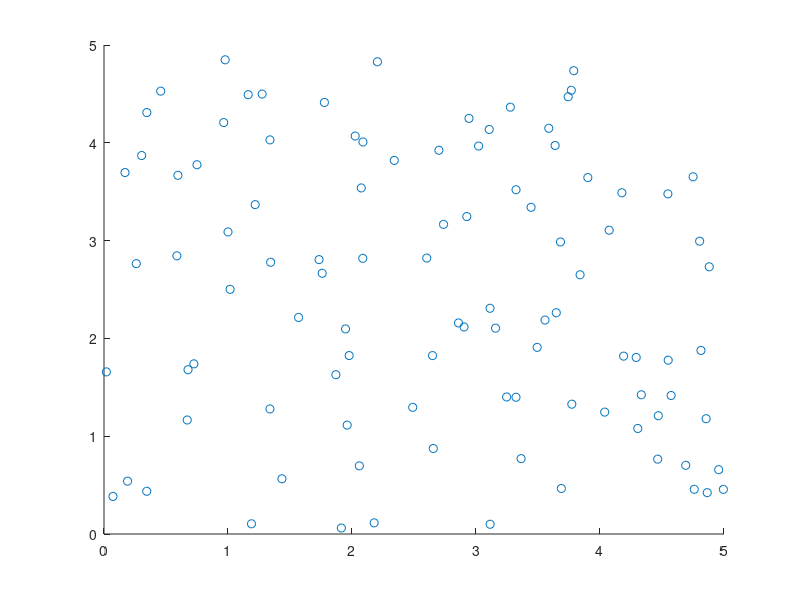

Here is the MATLAB script that generated this plot: (Note: this script raises an error after producing the figure.)
x=rand(1,100)*5;
y=rand(1,100)*5;
X = [x;y];
scatter(x,y)
[A,b,c,Aeq,beq]= lin(X,4);
lb = zeros(1,10100);
ub = ones(1,10100);
rtn = linprog(c,A,b,Aeq,beq,lb,ub);
rtn
zpq = rtn(1:10000,:);
zz = reshape(zpq,[100,100]);      
zz = zz';
yp = rtn(10001:10100,:);
yp
ctr = find(yp);
ctr
% two centers
X = X';
c1 = X(ctr(1),:);
c2 = X(ctr(2),:);
c3 = X(ctr(3),:);
c4 = X(ctr(4),:);
% c5 = X(ctr(5),:);
cc = [c1;c2;c3;c4];
plot(cc(:,1),cc(:,2),'*'); 
hold on
%Highlight the two centers 
gp1 = zz(ctr(1),:);
g1 = find(gp1);
gg1 = X(g1,:);
plot(gg1(:,1),gg1(:,2),'o');
gp2 = zz(ctr(2),:);
g2 = find(gp2);
gg2 = X(g2,:);
plot(gg2(:,1),gg2(:,2),'o');
gp3 = zz(ctr(3),:);
g3 = find(gp3);
gg3 = X(g3,:);
plot(gg3(:,1),gg3(:,2),'o');
gp4 = zz(ctr(4),:);
g4 = find(gp4);
gg4 = X(g4,:);
plot(gg4(:,1),gg4(:,2),'o');
% gp5 = zz(ctr(5),:);
% g5 = find(gp5);
% gg5 = X(g5,:);
% plot(gg5(:,1),gg5(:,2),'o');
% gp = [gp1;gp2;gp3;gp4;gp5];                                                                                                                                                                                                                                                                                                                                                                                                                                                                                                                                                                                                                                                                                                                                                                                                                                                                                                                                                                                                                                                                                                                                                                                                                                                                                                                                                   